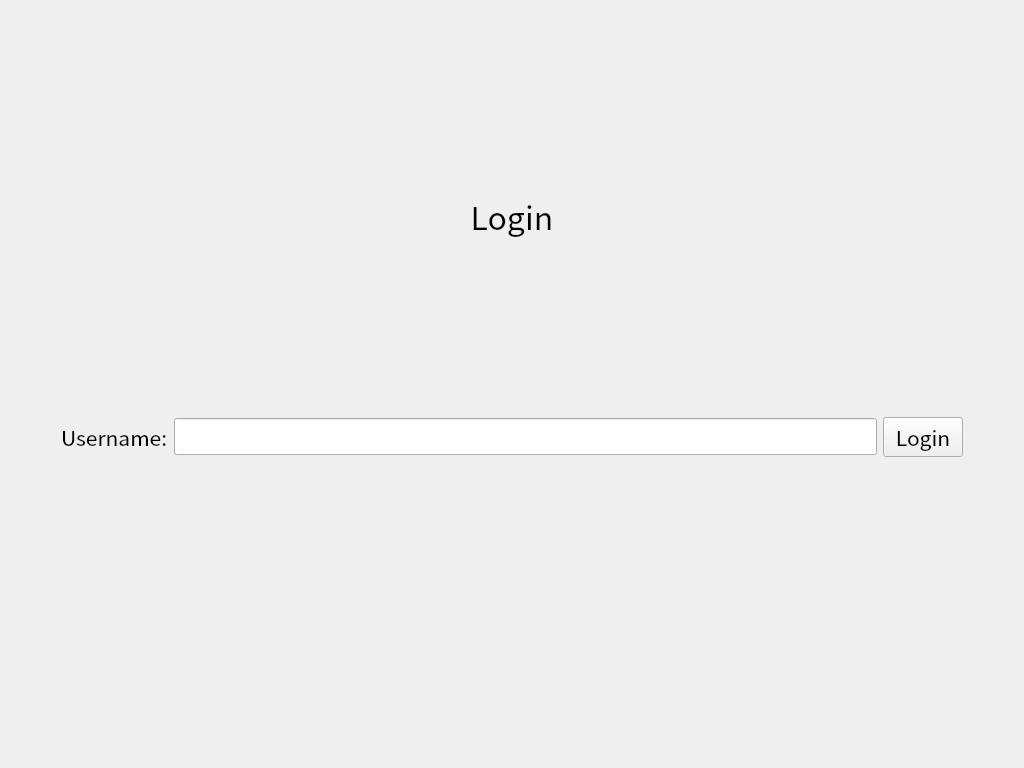
<?xml version="1.0" encoding="UTF-8"?>
<ui version="4.0">
 <class>Form</class>
 <widget class="QWidget" name="Form">
  <property name="geometry">
   <rect>
    <x>0</x>
    <y>0</y>
    <width>1024</width>
    <height>768</height>
   </rect>
  </property>
  <property name="windowTitle">
   <string>Form</string>
  </property>
  <layout class="QHBoxLayout" name="horizontalLayout">
   <item>
    <layout class="QVBoxLayout" name="login_layout_login" stretch="1,1,6,5">
     <property name="leftMargin">
      <number>50</number>
     </property>
     <property name="topMargin">
      <number>50</number>
     </property>
     <property name="rightMargin">
      <number>50</number>
     </property>
     <property name="bottomMargin">
      <number>50</number>
     </property>
     <item>
      <widget class="QLabel" name="loginHeader_label_login">
       <property name="font">
        <font>
         <family>Noto Sans CJK HK</family>
         <pointsize>24</pointsize>
        </font>
       </property>
       <property name="text">
        <string>Login</string>
       </property>
       <property name="alignment">
        <set>Qt::AlignCenter</set>
       </property>
      </widget>
     </item>
     <item>
      <spacer name="verticalSpacer_3">
       <property name="orientation">
        <enum>Qt::Vertical</enum>
       </property>
       <property name="sizeType">
        <enum>QSizePolicy::Fixed</enum>
       </property>
       <property name="sizeHint" stdset="0">
        <size>
         <width>20</width>
         <height>40</height>
        </size>
       </property>
      </spacer>
     </item>
     <item>
      <layout class="QHBoxLayout" name="usernameField_horizontalLayout_login" stretch="0,1,0">
       <item>
        <widget class="QLabel" name="username_label_login">
         <property name="font">
          <font>
           <family>Noto Sans CJK HK</family>
           <pointsize>16</pointsize>
          </font>
         </property>
         <property name="text">
          <string>Username:</string>
         </property>
         <property name="margin">
          <number>10</number>
         </property>
        </widget>
       </item>
       <item>
        <widget class="QLineEdit" name="usernameInput_lineEdit_login">
         <property name="font">
          <font>
           <family>Noto Sans CJK HK</family>
           <pointsize>14</pointsize>
          </font>
         </property>
        </widget>
       </item>
       <item>
        <widget class="QPushButton" name="login_button_login">
         <property name="sizePolicy">
          <sizepolicy hsizetype="Minimum" vsizetype="Fixed">
           <horstretch>0</horstretch>
           <verstretch>0</verstretch>
          </sizepolicy>
         </property>
         <property name="font">
          <font>
           <family>Noto Sans CJK HK</family>
           <pointsize>16</pointsize>
          </font>
         </property>
         <property name="text">
          <string>Login</string>
         </property>
        </widget>
       </item>
      </layout>
     </item>
     <item>
      <spacer name="verticalSpacer">
       <property name="orientation">
        <enum>Qt::Vertical</enum>
       </property>
       <property name="sizeType">
        <enum>QSizePolicy::Fixed</enum>
       </property>
       <property name="sizeHint" stdset="0">
        <size>
         <width>20</width>
         <height>250</height>
        </size>
       </property>
      </spacer>
     </item>
    </layout>
   </item>
  </layout>
 </widget>
 <resources/>
 <connections/>
</ui>
